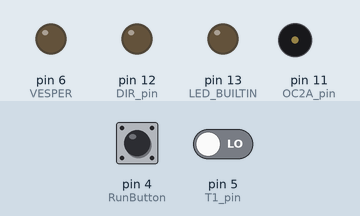
Bench run of a sketch on a simulated Arduino Nano, built with avr-gcc and run on an emulated ATmega328P. Parts: output pins drawn as LEDs (lit = HIGH), buzzer (waves = sounding). The test bench sets the inputs (shaded band); at power-on: pin 4 (RunButton) LOW, pin 5 (T1_pin) LOW.

Above: at 0.8 s.
0.9 s: pin 4 (RunButton) pulsed HIGH 2 times (0.12 s each, 0.3 s apart)
At 2.1 s:
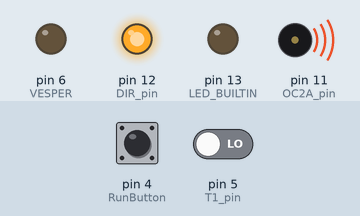
Timing chart, 0 to 3.9 s (numbered marks = the images above; inputs shaded):
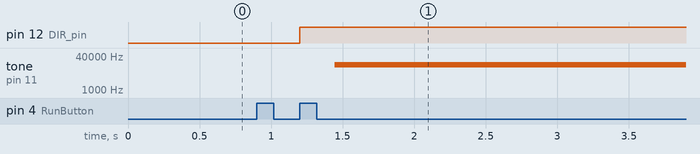

The sketch:

L_D_33.ino
```cpp
/* Программа модной разливайки */

#include "TTT.h"
#include "ini.h"
#include "bottles.h"

#define DPR     2
#define RunButton 4
#define VESPER  6

volatile unsigned int DPRctr;


void WaitRunButton(void)
{
  while( digitalRead(RunButton)){;} // Ожидание отпускания кнопки пуск.
  while(!digitalRead(RunButton)){;} // Ожидание нажатия кнопки пуск.
}


void Tachometer()
{

  if (DPRctr < Nfull_imp){
    /* Пересчёт задания длительности шага по каждому импульсу от насоса. */
    float tmp = (Timp * Kflw) + Kcor;
    /* Пропуск импульсов помехи.
    * Длительность ипульса от ДПР при 50Гц на насосе - 14,33 мс.
    * Всё что меньше Tstep_min - помеха.
    */
    if (tmp < Tstep_min){
      Serial.println("Помеха от ДПР");
    } else {
      Serial.println(DPRctr);
      if (tmp > Tstep_max){
        tmp = Tstep_max;
      }
      Tstep = (byte)tmp;
      Timp = 0;

      DPRctr++; // Инкремент счётчика импульсов от насоса.

      if (DPRctr == (int)Nfull_imp){
        digitalWrite(VESPER, LOW); // Выключить насос.
        Tstep = Tstep_min;
        Serial.println("Насос выключен");
        detachInterrupt(0);
      }
    }
  } else {
    Serial.println("Насос перекрутил");
  }
}

void setup()
{
  Serial.begin(9600);
  pinMode(DPR, INPUT);
  pinMode(RunButton, INPUT);
  pinMode(VESPER, OUTPUT);
  digitalWrite(VESPER, LOW); // Выключить насос.
  pinMode(LED_BUILTIN, OUTPUT);
  TTTInit();

  /* Ожидание нажатия кнопки пуск. */
  WaitRunButton();
  //Serial.println("Установка начальной высоты.");

  #ifdef WASHMODE
    if (Hcur_mm != Hmax_mm) GOTO(Hmax_mm, Tstep_min);
  #else
    if (Hcur_mm != Htop_mm) GOTO(Htop_mm, Tstep_min);
  #endif
}

void loop()
{
  /* Ожидание нажатия кнопки пуск. */
  WaitRunButton();

  /* Режим промывки. */
  #if defined(WASHMODE)

    digitalWrite(VESPER, !digitalRead(VESPER)); // Включить/выключить насос.

  /* Режим розлива с погружением. */
  #elif defined(DIVEMODE)

    GOTO(Hbttm_mm, Tstep_min); // Опускание вилки.
    DPRctr = 0; // Сброс счётчика импульсов от ДПР насоса.
    attachInterrupt(0, Tachometer, FALLING);  // Пин 2, ДПР.
    digitalWrite(VESPER, HIGH); // Включить насос.
    Serial.println("Налив подушки");
    while(DPRctr < Npllw_imp){;} // Ожидание налива подушки.
    Serial.println("Подъём!");
    GOTO(Hfull_mm, Tstep_max); // Подъём вилки.
    TTTPause(50); // Пауза после налива.
    while(!TaskDone){;} // Ждать в вечном цикле выполнения задания.
    GOTO(Htop_mm, 30);

  /* Режим розлива без погружения. */
  #elif defined(NODIVEMODE)

    DPRctr = 0;
    attachInterrupt(0, Tachometer, FALLING);  // Пин 2, ДПР.
    digitalWrite(VESPER, HIGH); // Включить насос.
    //Serial.println("Налив бутылки");
    while(digitalRead(VESPER)){;} // Ожидание налива бутылки.

  #endif

}
```

TTT.h
```cpp
/* Модуль управления шаговым двигателем TTT. Изменение 02.05.2023г
 * Возможности модуля:
 * 1. Аппаратный подсчёт количества шагов.
 * 2. Управление длительностью шага.
 * 3. Автоматический плавный разгон двигателя.
 * 4. Автоматическое плавное торможение двигателя.
 * 5. Функция паузы на заданное время.
 *
 * Предделитель микрошага (драйвер ШД) - 2000/об.
 * Всего 30 оборотов. 2000*30 = 60000 импульсов.
 *
 * Задействует 3 таймера:
 * Timer 0 - тактовый системный. Управляет планым ускорением/торможением.
 * Timer 1 - счётчик импульсов (шагов ШД).
 * Timer 2 - тактовый генератор с управляемой длительностию импульса (шага).
 *
 * Для аппаратного подсчёта шагов необходимо соединить перемычкой выход Таймера 2
 * со входом Таймера 1 - Пины 11(OC2A) и 5(T1) Arduino Nano.
 */

#include "ini.h"
#include "bottles.h"


/* Номера пинов: */
#define OC2A_pin  11    // Пин выхода Таймера 2 (генератора)
#define T1_pin    5     // Пин входа Таймера 1 (счётчика)
#define DIR_pin   12    // Пин выбора направления вращения ШД.
#define UP        false // Движение шпинделя вверх
#define DOWN      true  // Движение шпинделя вниз

/* Глобальные переменные: */
volatile boolean TaskDone = false;  // Флаг выполнения задания.
volatile unsigned int Hcur_mm = Hstrt_mm; // Текущая высота сопел над столом.
volatile unsigned int Timp = 0;

/* Локальные переменные: */
volatile byte Tstep;                // Задание длительности шага.

/* Функция инициализации. */
void TTTInit()
{
  /* Инициализация пинов: */
  pinMode(OC2A_pin, OUTPUT);  // Выход Таймера 2.
  digitalWrite(OC2A_pin, LOW);
  pinMode(T1_pin, INPUT);     // Вход Таймера 1.
  pinMode(DIR_pin, OUTPUT);  // Пин выбора направления вращения ШД на выход.
  digitalWrite(DIR_pin, LOW);
  /* Выключение Таймеров 0..2 запущенных при включении контроллера под управлением загрузчика Arduino: */
  TCCR0B = 0; // Выключение таймера 0. Значение при запуске контроллера: 0b00000011 - запущен с предделителем 64.
  TCCR1B = 0; // Выключение таймера 1. Значение при запуске контроллера: 0b00000011 - запущен с предделителем 64.
  TCCR2B = 0; // Выключение таймера 2. Значение при запуске контроллера: 0b00000100 - запущен с предделителем 64.
  /* Начальные значения счётных регистров Таймеров 0..2: */
  TCNT0 = 0;
  TCNT1 = 0;
  TCNT2 = 0;
  /* Начальные значения регистров сравнения Таймеров 0..2: */
  OCR0A = 249;// Длительность тика системного таймера (1мс).
  OCR1A = 1; // Начальное значение числа шагов.
  OCR2A = 255;// Начальная длительность шага (максимальная).
  /* Установка общего режима работы Таймеров 0..2: */
  TCCR0A = 0; // Переход в общий режим. Значение при запуске контроллера: 0b00000011 - режим ШИМ.
  TCCR1A = 0; // Переход в общий режим. Значение при запуске контроллера: 0b00000001 - режим ШИМ.
  TCCR2A = 0; // Переход в общий режим. Значение при запуске контроллера: 0b00000001 - режим ШИМ.
  /* Установка обработчиков прерываний Таймеров 0 и 1 по совпадению со счётчиком: */
  TIMSK0 = (1<<OCIE0A); // Прерывание по совпадению.
  TIMSK1 = (1<<OCIE1A); // Включить прерывание по совпадению со счётчиком.
  /*  Режим генерации для Таймера 2. */
  TCCR2A = (1<<COM2A0) | (1<<WGM21);
  /*  COM2A0=1 - Изменение состояния вывода OC2A на противоположное при совпадении с регистром OCR2A.
   *  WGM22:0=010 - Режим обновления счётчика TCNT2 при совпадении с регистром OCR2A (СRС режим).
   */
  TCCR0B = (1<<WGM02) | (0<<CS02) | (1<<CS01) | (1<<CS00);  // Включить Таймер 0. CRC режим, 011 - CLK/64
}

/* Функция вращения шаговым двигателем. */
void TTTRun(int distance_mm, byte Ts)
{
  /* Сбросить флаг выполненности задания: */
  TaskDone = false;
  /* Вычислить и задать направление движение: */
  digitalWrite(DIR_pin, (distance_mm < 0));
  /* Установить задание длительности шага: */
  Tstep = Ts;
  /* Задать фактическую длительность шага: */
  OCR2A = Tstep_max;
  /* Задать порог срабатывания Таймера 1 (счётчика шагов): */
  OCR1A = (unsigned int)((abs(distance_mm) * 200) - 1); // Порог сброса счётчика, и генерации прерывания.
  /* Включить Таймеры 0..2: */
  TCCR1B = (1<<WGM12) | (1<<CS12) | (1<<CS11) | (1<<CS10);  // Включить Таймер 1. CRC режим, внешний источник тактового сигнала.
  //TCCR0B = (1<<WGM02) | (0<<CS02) | (1<<CS01) | (1<<CS00);  // Включить Таймер 0. CRC режим, 100 - CLK/256. 011 - CLK/64
  TCCR2B = (0<<CS22)  | (1<<CS21) | (1<<CS20);              // Включить Таймер 2. Установка предделителя на 64, и разрешение генерации.
}

/* Функция паузы. */
void TTTPause(unsigned int time_ms)
{
  /*  Timer 1 */
  TaskDone = false; // Сбросить флаг выполненности задания.
  OCR1A = time_ms << 4; // Порог сброса счётчика, и генерации прерывания. Время(мс) * 16.
  TCCR1B = (1<<WGM12) | (1<<CS12) | (0<<CS11) | (1<<CS10); // CRC режим, предделитель 1024.
}

/* Обработчик прерывания Таймера 1 (счётчика) по достижению заданного количества шагов. */
ISR(TIMER1_COMPA_vect)
{
  /* Остановка Таймеров 0..2: */
  TCCR2B = 0;
  //TCCR0B = 0;
  TCCR1B = 0;
  /* Обнулить счётчики Таймеров 0..2: */
  //TCNT0 = 0;
  TCNT1 = 0;
  TCNT2 = 0;
  /* Оповестить о выполнении задания: */
  TaskDone = true;
}

/* Обработчик прерывания Таймера 0 */
ISR(TIMER0_COMPA_vect)
{
/*  В Ардуино нет возможности устанавливать обработчик прерывания
 * по переполнению Таймера 0, потому ипользуется прерывание по
 * совпадению TCNT0 с OCR0A (CRC режим).
 */

  /* Инкремент счётчика длительности импульса ДПР с ограничением переполнения. */
  if (Timp < 65535) Timp++;

  /*  Алгоритм плавного разгона. При каждом пробуждении сравнивает
   * фактическое значение длительности шага (OCR2A) с длительностью
   * в задании (Tstep). Если значения различны, приближает на единицу
   * фактическую длительность к заданию (увеличивает или уменьшает).
   */
  if (OCR2A < Tstep){
    OCR2A++;
  } else if (OCR2A > Tstep){
    OCR2A--;
  }

  /*  Алгоритм плавного торможения. Начало момента торможения
   * высчитывается автоматически следующим образом:
   * Если остаток шагов до точки останова (OCR1A-TCNT1)
   * становится меньше, чем функция от скорости движения,
   * то задание длительности шага становится максимальным.
   */
  if ((OCR1A-TCNT1) < ((255-OCR2A)*3)){
     Tstep = Tstep_max;
  }
}

void GOTO(unsigned int Htsk_mm, byte Ts){
  TTTRun((int)(Htsk_mm - Hcur_mm), Ts);
  Hcur_mm = Htsk_mm;
  while(!TaskDone){;} // Ждать в вечном цикле выполнения задания.
}
```

bottles.h
```cpp
#include "ini.h"

  /* Параметры объёма налива для отдельной бутылки. */
#define Vfull_ml    1300      // Объём полного налива одной бутылки, мл.
#define Vpllw_ml    937        // 150 Объём налива подушки одной бутылки, мл.
  /* Параметры высоты вилки. */
#define Hneck_mm    261       // Высота бутылки по верху горлышка, мм.
#define Hfull_mm    210       // Высота по верхней границе полного налива, мм.
#define Hbttm_mm    160        // 25 Высота нижней точки вилки при опускании, мм.
#define Hdpth_mm    5         // Величина заглубления вилки в горлышко, мм.
```

ini.h
```cpp
 /* Режимы работы. Нужное раскомментировать. */
//#define WASHMODE    // ПРОМЫВКА
#define DIVEMODE    // РОЗЛИВ С ПОГРУЖЕНИЕМ
//#define NODIVEMODE  // РОЗЛИВ БЕЗ ПОГРУЖЕНИЯ

#define Hstrt_mm    256   // Фактическая высота вилки от стола в мм при запуске станка.
#define Hmax_mm     320   // Максимально-возможная высота подъёма вилки.
#define Hmin_mm     25    // Минимально-возможная высота опускания вилки.
#define Tstep_max   255   // Максимально-возможная длительность шага вилки ШД.
#define Tstep_min   15    // Минимально-возможная длительность шага вилки ШД.
#define Vimp        9.4     // Количество мл для одной бутылки в одном импульсе от датчика насоса.
#define Kcor        0.0   // Коэффициент коррекции длительности шага ШД.

/* Соотношения величин. */
#define Htop_mm     (int)     (Hneck_mm - Hdpth_mm) // Высота верхней точки подъёма вилки, мм.
#define Nfull_imp   (float)   (Vfull_ml / Vimp)   // Число импульсов ДПР для налива полного объёма.
#define Npllw_imp   (float)   (Vpllw_ml / Vimp)   // Число импульсов ДПР для налива объёма подушки.
#define dV          (float)   (Vfull_ml - Vpllw_ml) // Полный объём налива бутылки за вычетом объёма подушки.
#define dH          (float)   (Hfull_mm - Hbttm_mm) // Высота границы полного налива за вычетом нижнего уровня вилки.
#define Kflw        (float)   ((dV * 1.25) / (dH * Vimp)) // Коэффициент следования длительности шага за длительностью импульса ДПР.
```

Measured:
- after the input at 0.9 s, pin 12 (DIR_pin): LOW → HIGH after 0.30 s; tone on pin 11 (OC2A_pin): silent → 15625 Hz after 0.55 s
